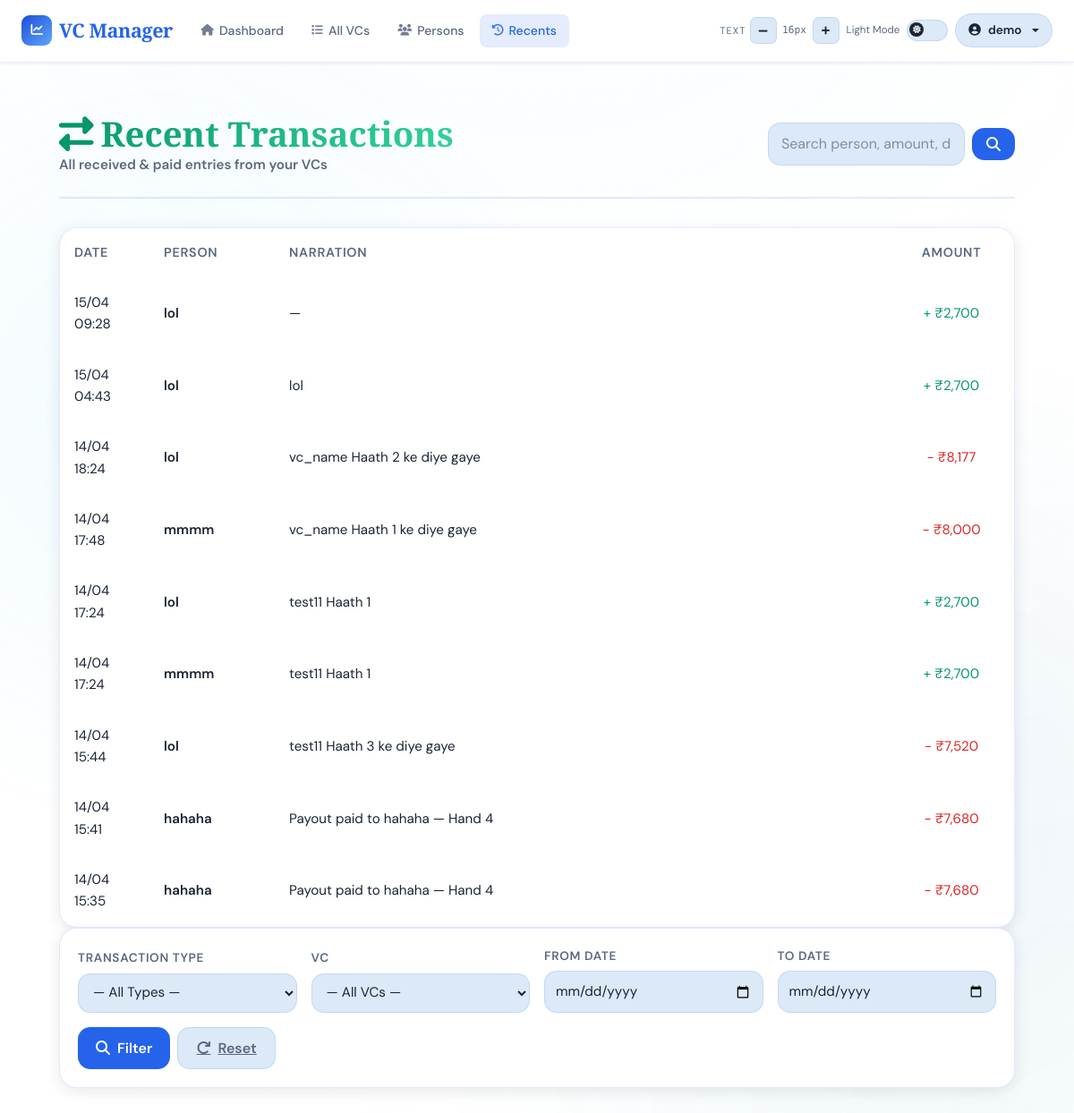
The page /transactions/transactions (signed in) on the database as committed earlier.
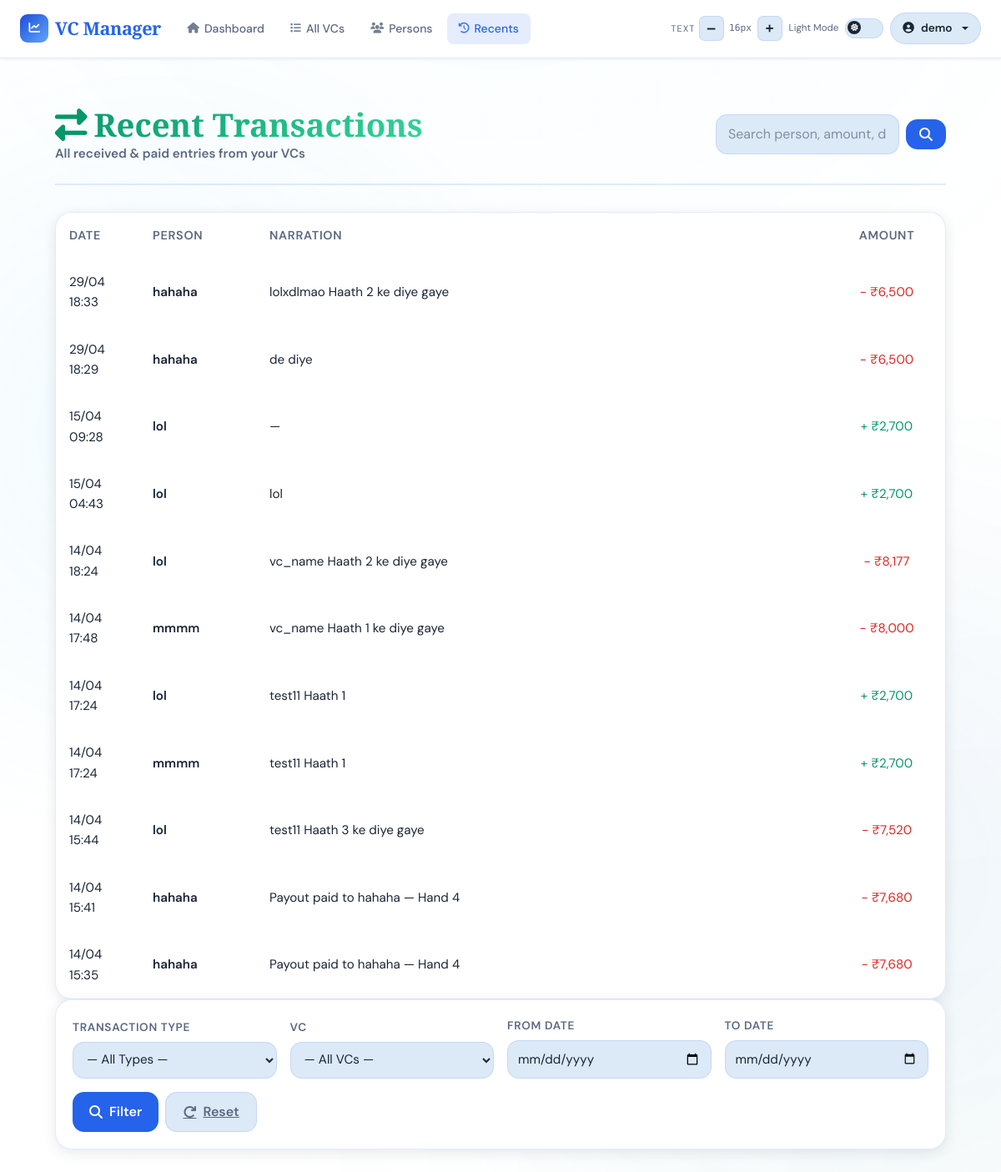
The same page on the database as committed later.
### app/models/user.py (models this page shows, shortened)
class User(UserMixin, db.Model):
    __tablename__ = 'users'
    id = db.Column(db.Integer, primary_key=True)
    email = db.Column(db.String(120), unique=True, nullable=False, index=True)
    name = db.Column(db.String(120), nullable=False)
    password_hash = db.Column(db.String(255), nullable=True)  # Nullable for OAuth-only users
    google_id = db.Column(db.String(255), unique=True, nullable=True)  # For OAuth users
    created_at = db.Column(db.DateTime, default=datetime.utcnow)
    last_login = db.Column(db.DateTime, nullable=True)
    vcs = db.relationship('VC', backref='user', lazy=True, cascade='all, delete-orphan')
    persons = db.relationship('Person', backref='user', lazy=True, cascade='all, delete-orphan')

### app/models/transaction.py (models this page shows, shortened)
class Transaction(db.Model):
    __tablename__ = 'transactions'
    id = db.Column(db.Integer, primary_key=True)
    user_id = db.Column(db.Integer, db.ForeignKey('users.id'), nullable=False, index=True)
    person_id = db.Column(db.Integer, db.ForeignKey('persons.id'), nullable=False, index=True)
    date = db.Column(db.DateTime, nullable=False, default=datetime.utcnow, index=True)
    amount = db.Column(db.Float, nullable=False)
    type = db.Column(db.String(10), nullable=False)  # 'debit' or 'credit'
    narration = db.Column(db.String(500), nullable=True)
    created_at = db.Column(db.DateTime, nullable=False, default=datetime.utcnow)
    updated_at = db.Column(db.DateTime, nullable=False, default=datetime.utcnow, onupdate=datetime.utcnow)
    user = db.relationship('User', backref='transactions')
    person = db.relationship('Person', back_populates='transactions')

### app/models/person.py (models this page shows, shortened)
class Person(db.Model):
    __tablename__ = 'persons'
    id = db.Column(db.Integer, primary_key=True)
    user_id = db.Column(db.Integer, db.ForeignKey('users.id'), nullable=False, index=True)
    name = db.Column(db.String(80), nullable=False)
    short_name = db.Column(db.String(20), nullable=False)
    phone = db.Column(db.String(20), nullable=True)
    phone2 = db.Column(db.String(20), nullable=True)
    opening_balance = db.Column(db.Float, default=0.0, nullable=True)
    created_at = db.Column(db.DateTime, default=datetime.utcnow)
    __table_args__ = (
        db.UniqueConstraint('user_id', 'name',       name='uq_person_user_name'),
        db.UniqueConstraint('user_id', 'short_name', name='uq_person_user_short_name'),
    )
    payments = db.relationship(
        'Payment',
        backref='person',
        cascade='all, delete-orphan',
        passive_deletes=True
    )
    ledger_entries = db.relationship(
        'LedgerEntry',
        back_populates='person',
        cascade='all, delete-orphan'
    )
    transactions = db.relationship(
        'Transaction',
        back_populates='person',
        cascade='all, delete-orphan'
    )

### app/routes/transaction.py (the view, shortened to what this page needs)
@transactions_bp.route('/transactions')
@login_required
def recent_transactions():
    page = request.args.get('page', 1, type=int)
    per_page = 15 if page == 1 else 10
    txn_type = request.args.get('type', '')   # 'received' or 'paid'
    from_date = request.args.get('from_date', '')
    to_date = request.args.get('to_date', '')
    query = Transaction.query.filter_by(user_id=current_user.id)
    search = request.args.get('search', '').strip()
    if txn_type == 'received':
        query = query.filter(Transaction.type == 'credit')
    elif txn_type == 'paid':
        query = query.filter(Transaction.type == 'debit')
    if from_date:
        try:
            query = query.filter(Transaction.date >= datetime.strptime(from_date, '%Y-%m-%d'))
        except ValueError:
            pass
    all_txns = query.all()
    total_received = sum(t.amount for t in all_txns if t.type == 'credit')
    total_paid = sum(t.amount for t in all_txns if t.type == 'debit')
    paginated = (
        query.order_by(Transaction.date.desc())
        .paginate(page=page, per_page=per_page, error_out=False)
    )
    transactions = []
    for t in paginated.items:
        transactions.append({
            'date': t.date,
            'short_name': t.person.short_name if t.person else 'Unknown',
            'person_name': t.person.name if t.person else 'Unknown',
            'narration': t.narration or '—',
            'type': 'received' if t.type == 'credit' else 'paid',
            'amount': t.amount,
        })
    all_vcs = VC.query.filter_by(user_id=current_user.id).all()
    return render_template(
        'transactions.html',
        transactions=transactions,
        all_vcs=all_vcs,
        total_received=total_received,
        total_paid=total_paid,
        pages=paginated.pages,
        page=page
    )

### templates/transactions.html (shortened to what this page needs)
{% extends "base.html" %}
{% block content %}
<div class="container-wrapper">
    <div class="page-header" style="display: flex; justify-content: space-between; align-items: center; flex-wrap: wrap; gap: 16px;">
        <div>
            <h1 class="page-title" style="margin-bottom: 0;"><i class="fas fa-exchange-alt me-2" style="-webkit-text-fill-color: var(--success);"></i>Recent Transactions</h1>
            <p class="page-subtitle">All received & paid entries from your VCs</p>
        </div>
        <form method="get" action="" class="search-form" style="display: flex; gap: 8px; align-items: center; margin-left: auto;">
            <input type="text" name="search" class="form-control" placeholder="Search person, amount, date, time, narration" value="{{ request.args.get('search', '') }}" style="min-width: 220px;">
            <button type="submit" class="filter-btn" style="padding: 10px 16px;">
                <i class="fas fa-search"></i>
            </button>
        </form>
    </div>
    <div class="table-section">
        {% if transactions %}
            <table class="transactions-table">
               <tr>
                    <th>Date</th>
                    <th>Person</th>
                    <th>Narration</th>
                    <th style="text-align:center;">Amount</th>
                </tr>
                <tbody>
                    {% for txn in transactions %}
                    <tr>
                        <td class="datetime-cell">
                            <div class="date">{{ txn.date.strftime('%d/%m') }}</div>
                            <div class="time">{{ txn.date.strftime('%H:%M') }}</div>
                        </td>
                        <td class="cell-person">{{ txn.person_name }}</td>
                        <td class="cell-description">
                            {{ txn.narration }}
                        </td>
                        <td class="cell-amount">
                            {% if txn.type == 'received' %}
                                <span class="amount-received">+ ₹{{ "{:,.0f}".format(txn.amount) }}</span>
                            {% else %}
                                <span class="amount-paid">- ₹{{ "{:,.0f}".format(txn.amount) }}</span>
                            {% endif %}
                        </td>
                    </tr>
                    {% endfor %}
                </tbody>
            </table>
        {% else %}
            <div class="empty-state">
                <i class="fas fa-inbox"></i>
                <h3>No transactions found</h3>
                <p>There are no transactions matching your filters. Try adjusting your search criteria.</p>
            </div>
        {% endif %}
    </div>
    <div class="filter-section">
        <form method="GET" class="filter-row">
            <div class="filter-group">
                <label for="filterType">Transaction Type</label>
                <select id="filterType" name="type">
                    <option value="">— All Types —</option>
                </select>
            </div>
            <div class="filter-group">
                <label for="filterVC">VC</label>
                <select id="filterVC" name="vc_id">
                    <option value="">— All VCs —</option>
                </select>
            </div>
            <div class="filter-group">
                <label for="filterFromDate">From Date</label>
                <input type="date" id="filterFromDate" name="from_date" value="{{ request.args.get('from_date', '') }}">
            </div>
            <div class="filter-group">
                <label for="filterToDate">To Date</label>
                <input type="date" id="filterToDate" name="to_date" value="{{ request.args.get('to_date', '') }}">
            </div>
            <div style="display: flex; gap: 8px; margin-top: auto;">
                <button type="submit" class="filter-btn">
                    <i class="fas fa-search"></i>Filter
                </button>
                <a href="{{ url_for('transactions.recent_transactions') }}" class="filter-btn filter-btn-reset">
                    <i class="fas fa-redo"></i>Reset
                </a>
            </div>
        </form>
    </div>
</div>
{% endblock %}

### templates/base.html (shortened to what this page needs)
<!DOCTYPE html>
<html lang="en" data-theme="light">
<head>
    <link href="https://cdnjs.cloudflare.com/ajax/libs/font-awesome/6.5.0/css/all.min.css" rel="stylesheet">
    <link href="https://cdn.jsdelivr.net/npm/bootstrap@5.3.0/dist/css/bootstrap.min.css" rel="stylesheet">
    <link rel="stylesheet" href="https://cdn.jsdelivr.net/npm/swiper@11/swiper-bundle.min.css" />
</head>
<body>
<nav class="navbar navbar-expand-lg" role="navigation" aria-label="Main navigation">
    <div class="container-fluid px-4">
        <a class="navbar-brand" href="{{ url_for('dashboard.index') }}">
            <div class="brand-icon" aria-hidden="true"><i class="fas fa-chart-line"></i></div>
            VC Manager
        </a>
        <div class="collapse navbar-collapse" id="navbarNav">
            {% if current_user.is_authenticated %}
            <ul class="navbar-nav me-auto d-none d-md-flex">
                <li class="nav-item"><a class="nav-link" href="{{ url_for('dashboard.index') }}"><i class="fas fa-home"></i>Dashboard</a></li>
                <li class="nav-item"><a class="nav-link" href="{{ url_for('vc.vcs_list') }}"><i class="fas fa-list"></i>All VCs</a></li>
                <li class="nav-item"><a class="nav-link" href="{{ url_for('person.persons') }}"><i class="fas fa-users"></i>Persons</a></li>
                <li class="nav-item"><a class="nav-link" href="{{ url_for('transactions.recent_transactions') }}"><i class="fas fa-history"></i>Recents</a></li>
            </ul>
            {% endif %}
            <div class="d-flex align-items-center ms-auto gap-2 mt-2 mt-lg-0">
                <div class="d-flex align-items-center gap-1" role="toolbar" aria-label="Font size">
                    <span class="a11y-label d-none d-xl-inline">Text</span>
                    <button class="fs-btn" id="fsDecrease" aria-label="Decrease font size">–</button>
                    <span class="fs-display" id="fsDisplay" aria-live="polite">16px</span>
                    <button class="fs-btn" id="fsIncrease" aria-label="Increase font size">+</button>
                </div>
                <div class="d-flex align-items-center gap-2" aria-label="Theme">
                    <span class="toggle-label-text d-none d-xl-inline" id="themeLabel">Dark</span>
                    <label class="toggle-switch" aria-label="Toggle light/dark mode">
                        <div class="toggle-track"></div>
                        <div class="toggle-thumb"><i class="fas fa-moon" id="toggleIcon"></i></div>
                    </label>
                </div>
                {% if current_user.is_authenticated %}
                <div class="dropdown">
                    <button class="user-btn dropdown-toggle" type="button" data-bs-toggle="dropdown" aria-expanded="false">
                        <i class="fas fa-user-circle"></i>
                        <span class="d-none d-sm-inline">{{ current_user.name }}</span>
                    </button>
                </div>
                {% endif %}
            </div>
        </div>
    </div>
</nav>
<main class="main-content" role="main">
    <div class="container">
        {% block content %}{% endblock %}
    </div>
</main>
</body>
</html>

Rows that differ between the two databases and show on the page:
added Transaction: date "29/04", date "18:33", narration "lolxdlmao Haath 2 ke diye gaye", amount "6,500"
added Transaction: date "29/04", date "18:29", narration "de diye", amount "6,500"
Other text that changed with them:
new list line: "hahaha"
